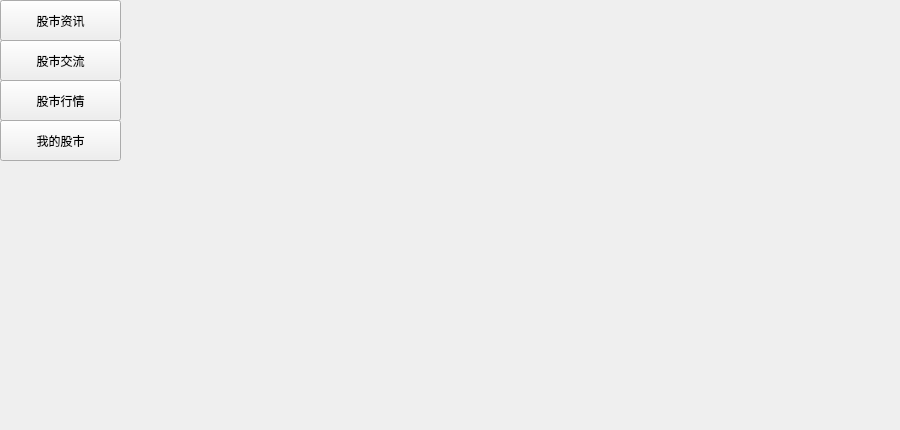
<?xml version="1.0" encoding="UTF-8"?>
<ui version="4.0">
 <class>Home_Page</class>
 <widget class="QWidget" name="Home_Page">
  <property name="geometry">
   <rect>
    <x>0</x>
    <y>0</y>
    <width>900</width>
    <height>430</height>
   </rect>
  </property>
  <property name="windowTitle">
   <string>Form</string>
  </property>
  <widget class="QStackedWidget" name="stackedWidget">
   <property name="geometry">
    <rect>
     <x>120</x>
     <y>0</y>
     <width>760</width>
     <height>430</height>
    </rect>
   </property>
   <widget class="QWidget" name="page"/>
   <widget class="QWidget" name="page_2"/>
  </widget>
  <widget class="QPushButton" name="pushButton">
   <property name="geometry">
    <rect>
     <x>0</x>
     <y>0</y>
     <width>121</width>
     <height>41</height>
    </rect>
   </property>
   <property name="text">
    <string>股市资讯</string>
   </property>
  </widget>
  <widget class="QPushButton" name="mystock_button">
   <property name="geometry">
    <rect>
     <x>0</x>
     <y>120</y>
     <width>121</width>
     <height>41</height>
    </rect>
   </property>
   <property name="text">
    <string>我的股市</string>
   </property>
  </widget>
  <widget class="QPushButton" name="community_button">
   <property name="geometry">
    <rect>
     <x>0</x>
     <y>40</y>
     <width>121</width>
     <height>41</height>
    </rect>
   </property>
   <property name="text">
    <string>股市交流</string>
   </property>
  </widget>
  <widget class="QPushButton" name="trade_button">
   <property name="geometry">
    <rect>
     <x>0</x>
     <y>80</y>
     <width>121</width>
     <height>41</height>
    </rect>
   </property>
   <property name="text">
    <string>股市行情</string>
   </property>
  </widget>
 </widget>
 <resources/>
 <connections/>
</ui>
